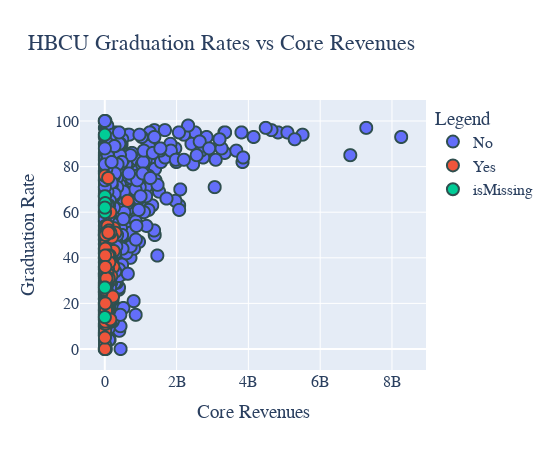

The code cell stored with this chart in its notebook:
### Markdown cell above
### Create transformations only using training data and apply them to the entire data set

### Code cell
fig = px.scatter(
    x=df['Core_Revenues'], y=df[total], color=df[hbcu], title="HBCU Graduation Rates vs Core Revenues",
    hover_name=df['Institution Name']
)

fig.update_layout(
    title="HBCU Graduation Rates vs Core Revenues",
    xaxis_title="Core Revenues",
    yaxis_title="Graduation Rate",
    legend_title="Legend",
    height=450,
    width=550,
    font=dict(
        family="Courier New, monospace",
        size=16,
    )
)

fig.update_traces(marker=dict(size=12,
                              line=dict(width=2,
                                        color='DarkSlateGrey')),
                  selector=dict(mode='markers'))

### Figure 1 — Plotly figure (JSON) as saved in the notebook; plotly's stock layout.template omitted (floating-point values rounded to 4 significant figures; data arrays with more than 128 entries replaced by an {"elided": "..."} marker saying what was removed)
{"data": [{"hovertemplate": "<b>%{hovertext}</b><br><br>color=No<br>x=%{x}<br>y=%{y}<extra></extra>", "hovertext": {"elided": "2220 str values"}, "legendgroup": "No", "marker": {"color": "#636efa", "line": {"color": "DarkSlateGrey", "width": 2}, "size": 12, "symbol": "circle"}, "mode": "markers", "name": "No", "showlegend": true, "type": "scattergl", "x": {"elided": "2220 int values"}, "xaxis": "x", "y": {"elided": "2220 int values"}, "yaxis": "y"}, {"hovertemplate": "<b>%{hovertext}</b><br><br>color=Yes<br>x=%{x}<br>y=%{y}<extra></extra>", "hovertext": ["Alabama A & M University", "Alabama State University", "Albany State University", "Alcorn State University", "Allen University", "American Baptist College", "Arkansas Baptist College", "Benedict College", "Bennett College", "Bethune-Cookman University", "Bluefield State College", "Bowie State University", "Central State University", "Cheyney University of Pennsylvania", "Claflin University", "Clark Atlanta University", "Clinton College", "Coppin State University", "Delaware State University", "Dillard University", "Edward Waters College", "Elizabeth City State University", "Fayetteville State University", "Fisk University", "Florida Agricultural and Mechanical University", "Florida Memorial University", "Fort Valley State University", "Grambling State University", "Hampton University", "Harris-Stowe State University", "Howard University", "Huston-Tillotson University", "Jackson State University", "Jarvis Christian College", "Johnson C Smith University", "Kentucky State University", "Lane College", "Langston University", "Le Moyne-Owen College", "Lincoln University", "Lincoln University", "Livingstone College", "Miles College", "Mississippi Valley State University", "Morehouse College", "Morgan State University", "Morris College", "Norfolk State University", "North Carolina A & T State University", "North Carolina Central University", "Oakwood University", "Paine College", "Paul Quinn College", "Philander Smith College", "Prairie View A & M University", "Rust College", "Saint Augustine's University", "Savannah State University", "Selma University", "Shaw University", "Simmons College of Kentucky", "South Carolina State University", "Southern University and A & M College", "Southern University at New Orleans", "Southwestern Christian College", "Spelman College", "Stillman College", "Talladega College", "Tennessee State University", "Texas College", "Texas Southern University", "Tougaloo College", "Tuskegee University", "University of Arkansas at Pine Bluff", "University of Maryland Eastern Shore", "University of the District of Columbia", "University of the Virgin Islands", "Virginia State University", "Virginia Union University", "Virginia University of Lynchburg", "Voorhees College", "West Virginia State University", "Wilberforce University", "Wiley College", "Winston-Salem State University", "Xavier University of Louisiana"], "legendgroup": "Yes", "marker": {"color": "#EF553B", "line": {"color": "DarkSlateGrey", "width": 2}, "size": 12, "symbol": "circle"}, "mode": "markers", "name": "Yes", "showlegend": true, "type": "scattergl", "x": [143112797, 134993142, 81754461, 75226337, 14244902, 3873156, 8856602, 38189826, 19767214, 56073544, 21331943, 102129738, 56626283, 29356700, 38894511, 98327078, 4123458, 68807718, 125193806, 35596172, 19036367, 61729456, 115706089, 27763821, 253945569, 28875061, 72780128, 64037488, 152317301, 33015526, 636997000, 20067731, 159302185, 15365860, 37054354, 61303803, 18129858, 62917739, 15877062, 43532874, 46972156, 22820020, 25499686, 51050919, 77059537, 246194778, 14563012, 131479128, 292016547, 200054034, 47613386, 14870120, 12481617, 15525412, 237110952, 18611261, 27273327, 70948634, 4781223, 33370010, 5719562, 88741150, 137289948, 48888029, 3670521, 93715473, 14691443, 17760065, 180445918, 13536502, 224304492, 23113120, 119257833, 78909053, 88956216, 151644860, 110199709, 123874607, 29477290, 3212445, 11886228, 45178419, 13207590, 14570632, 154260745, 96981380], "xaxis": "x", "y": [30, 33, 23, 41, 22, 33, 8, 24, 63, 33, 31, 43, 28, 26, 51, 44, 76, 25, 42, 51, 26, 39, 34, 50, 53, 36, 35, 35, 60, 17, 65, 28, 38, 11, 49, 25, 22, 18, 14, 27, 47, 24, 25, 32, 54, 43, 25, 36, 51, 49, 51, 13, 20, 44, 36, 28, 16, 29, 2, 17, 0, 35, 41, 21, 26, 75, 27, 34, 32, 12, 23, 50, 52, 33, 41, 13, 31, 38, 29, 5, 41, 31, 20, 36, 51, 51], "yaxis": "y"}, {"hovertemplate": "<b>%{hovertext}</b><br><br>color=isMissing<br>x=%{x}<br>y=%{y}<extra></extra>", "hovertext": ["American College of the Building Arts", "California International Business University", "Faith Theological Seminary and Christian College", "Keser Torah-Mayan Hatalmud", "Northwestern Polytechnic University", "Patrick Henry College", "Southeastern Free Will Baptist Bible College", "Southwestern Baptist Theological Seminary", "Urshan College"], "legendgroup": "isMissing", "marker": {"color": "#00cc96", "line": {"color": "DarkSlateGrey", "width": 2}, "size": 12, "symbol": "circle"}, "mode": "markers", "name": "isMissing", "showlegend": true, "type": "scattergl", "x": [2554808, 951419, null, 1340741, 6432834, 11487747, 1655788, null, 2453028], "xaxis": "x", "y": [67, 94, 84, 14, 60, 64, 62, 33, 27], "yaxis": "y"}], "layout": {"font": {"family": "Courier New, monospace", "size": 16}, "height": 450, "legend": {"title": {"text": "Legend"}, "tracegroupgap": 0}, "title": {"text": "HBCU Graduation Rates vs Core Revenues"}, "width": 550, "xaxis": {"anchor": "y", "domain": [0, 1], "title": {"text": "Core Revenues"}}, "yaxis": {"anchor": "x", "domain": [0, 1], "title": {"text": "Graduation Rate"}}}}
